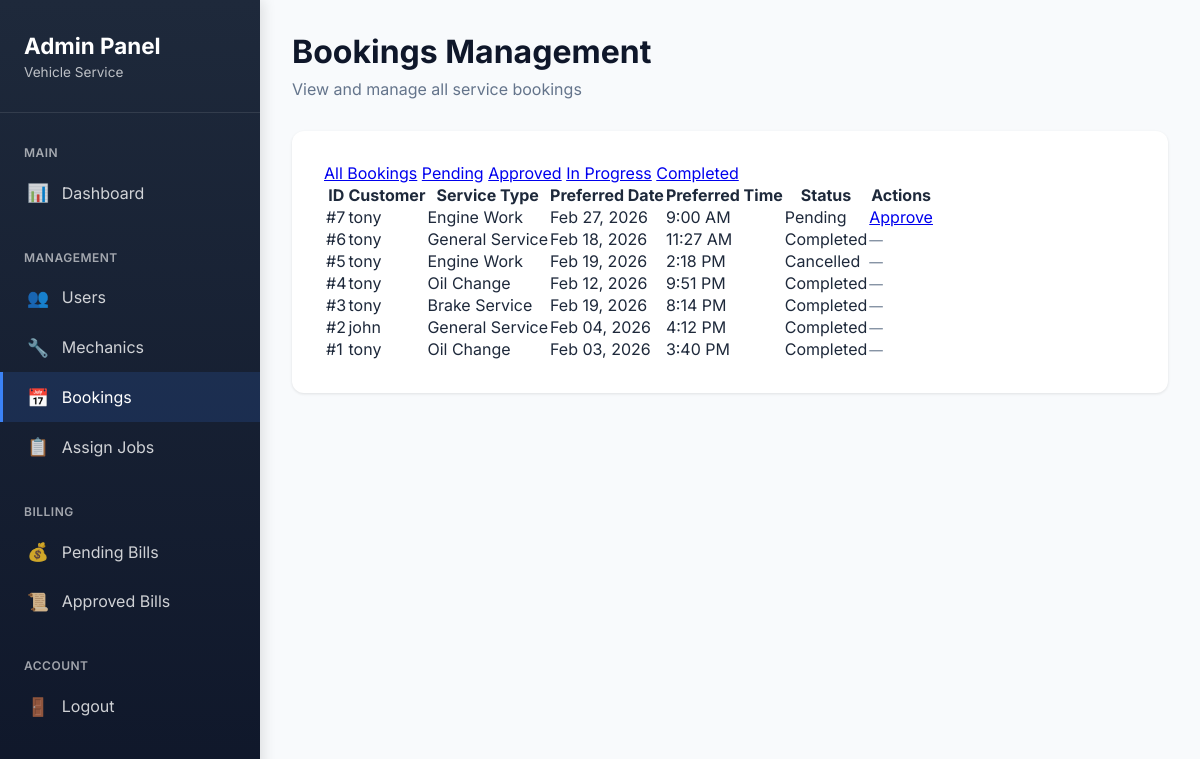
Screenshot of /adminpanel/bookings/ (signed in) with the database file from the repository.
### booking/models.py (models this page shows, shortened)
class Booking(models.Model):
    SERVICE_CHOICE = [
        ('general', 'General Service'),
        ('oil', 'Oil Change'),
        ('engine', 'Engine Work'),
        ('brake', 'Brake Service'),
        ('other', 'Other'),
    ]
    STATUS_CHOICE = [
        ('pending', 'Pending'),
        ('approved', 'Approved'),
        ('in_progress', 'In Progress'),
        ('completed', 'Completed'),
        ('cancelled', 'Cancelled'),
    ]
    customer = models.ForeignKey(
        Customer,
        on_delete=models.CASCADE
    )
    service_type = models.CharField(
        max_length=20,
        choices=SERVICE_CHOICE
    )
    problem_description = models.TextField(
        blank=True,
        help_text="Customer can describe their problem here"
    )
    preferred_date = models.DateField()
    preferred_time = models.TimeField()
    status = models.CharField(
        max_length=20,
        choices=STATUS_CHOICE,
        default='pending'
    )
    created_at = models.DateTimeField(auto_now_add=True)

### customers/models.py (models this page shows, shortened)
class Customer(models.Model):
    user = models.OneToOneField(
        User,
        on_delete=models.CASCADE,
        related_name='customer_profile'
    )
    phone = models.CharField(max_length=15)

### adminpanel/views.py (the view)
# urls.py: path('bookings/', views.bookings_list, name='bookings_list'),
@login_required
@user_passes_test(is_admin)
def bookings_list(request):
    status_filter = request.GET.get('status', 'all')
    if status_filter == 'all':
        bookings = Booking.objects.all()
    else:
        bookings = Booking.objects.filter(status=status_filter)
    bookings = bookings.select_related('customer__user').order_by('-created_at')
    mechanics = Mechanic.objects.filter(is_approved=True).select_related('user')
    context = {
        'bookings': bookings,
        'mechanics': mechanics,
        'status_filter': status_filter,
    }
    return render(request, 'adminpanel/bookings_list.html', context)

### adminpanel/views.py (called while the page is built)
def is_admin(user):
    return user.is_staff or user.is_superuser

### adminpanel/templates/adminpanel/bookings_list.html (shortened to what this page needs)
{% extends 'adminpanel/base_admin.html' %}
{% block content %}
<div class="page-header">
    <h1 class="page-title">Bookings Management</h1>
    <p class="page-subtitle">View and manage all service bookings</p>
</div>
<div class="content-wrapper">
    <div class="filter-bar">
        <a href="?status=all" class="filter-btn {% if status_filter == 'all' %}active{% endif %}">All Bookings</a>
        <a href="?status=pending" class="filter-btn {% if status_filter == 'pending' %}active{% endif %}">Pending</a>
        <a href="?status=approved" class="filter-btn {% if status_filter == 'approved' %}active{% endif %}">Approved</a>
        <a href="?status=in_progress" class="filter-btn {% if status_filter == 'in_progress' %}active{% endif %}">In
            Progress</a>
        <a href="?status=completed"
            class="filter-btn {% if status_filter == 'completed' %}active{% endif %}">Completed</a>
    </div>
    {% if bookings %}
    <table class="bookings-table">
        <thead>
            <tr>
                <th>ID</th>
                <th>Customer</th>
                <th>Service Type</th>
                <th>Preferred Date</th>
                <th>Preferred Time</th>
                <th>Status</th>
                <th>Actions</th>
            </tr>
        </thead>
        <tbody>
            {% for booking in bookings %}
            <tr>
                <td>#{{ booking.id }}</td>
                <td>{{ booking.customer.user.username }}</td>
                <td>{{ booking.get_service_type_display }}</td>
                <td>{{ booking.preferred_date|date:"M d, Y" }}</td>
                <td>{{ booking.preferred_time|time:"g:i A" }}</td>
                <td>
                    <span class="status-badge status-{{ booking.status }}">
                        {{ booking.get_status_display }}
                    </span>
                </td>
                <td>
                    {% if booking.status == 'pending' %}
                    <a href="{% url 'approve_booking' booking.id %}" class="btn-small btn-approve">
                        Approve
                    </a>
                    {% else %}
                    <span style="color: #64748b; font-size: 0.85rem;">—</span>
                    {% endif %}
                </td>
            </tr>
            {% endfor %}
        </tbody>
    </table>
    {% else %}
    <div style="text-align: center; padding: 3rem; color: #64748b;">
        <div style="font-size: 3rem; margin-bottom: 1rem;">📅</div>
        <p>No bookings found</p>
    </div>
    {% endif %}
</div>
{% endblock %}

### adminpanel/templates/adminpanel/base_admin.html (style rules this page uses)
* { margin: 0; padding: 0; box-sizing: border-box; }
body { font-family: 'Inter', system-ui, -apple-system, sans-serif; background: #f8fafc; color: #1e293b; display: flex; min-height: 100vh; }
.page-header { margin-bottom: 2rem; }
.page-title { font-size: 2rem; font-weight: 700; color: #0f172a; margin-bottom: 0.5rem; }
.page-subtitle { color: #64748b; font-size: 1rem; }
.content-wrapper { background: white; border-radius: 12px; padding: 2rem; box-shadow: 0 1px 3px rgba(0, 0, 0, 0.1); }

### rows the page displays
Booking: id "7", customer.user.username "tony", service_type "Engine Work", preferred_date "Feb 27, 2026", preferred_time "9:00 AM", status "Pending", shows "Approve"
Booking: id "6", customer.user.username "tony", service_type "General Service", preferred_date "Feb 18, 2026", preferred_time "11:27 AM", status "Completed"
Booking: id "5", customer.user.username "tony", service_type "Engine Work", preferred_date "Feb 19, 2026", preferred_time "2:18 PM", status "Cancelled"
Booking: id "4", customer.user.username "tony", service_type "Oil Change", preferred_date "Feb 12, 2026", preferred_time "9:51 PM", status "Completed"
Booking: id "3", customer.user.username "tony", service_type "Brake Service", preferred_date "Feb 19, 2026", preferred_time "8:14 PM", status "Completed"
Booking: id "2", customer.user.username "john", service_type "General Service", preferred_date "Feb 04, 2026", preferred_time "4:12 PM", status "Completed"
Booking: id "1", customer.user.username "tony", service_type "Oil Change", preferred_date "Feb 03, 2026", preferred_time "3:40 PM", status "Completed"
